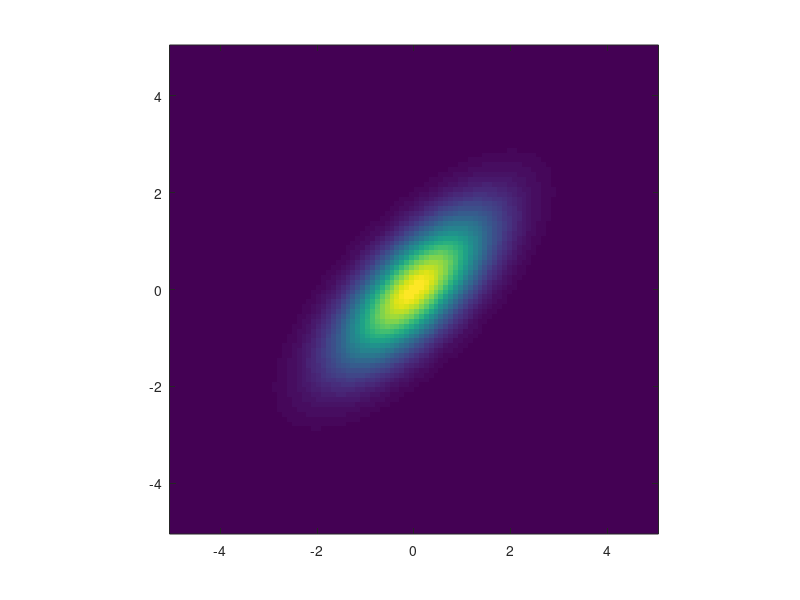
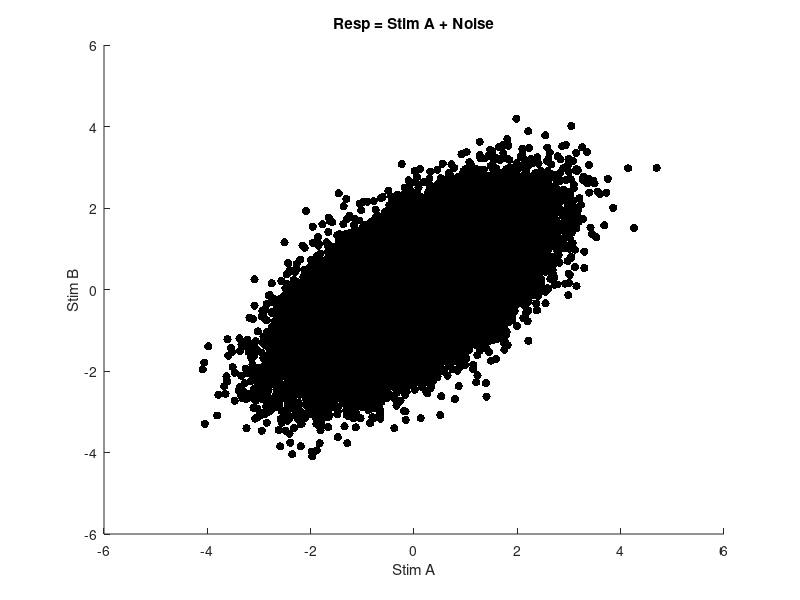
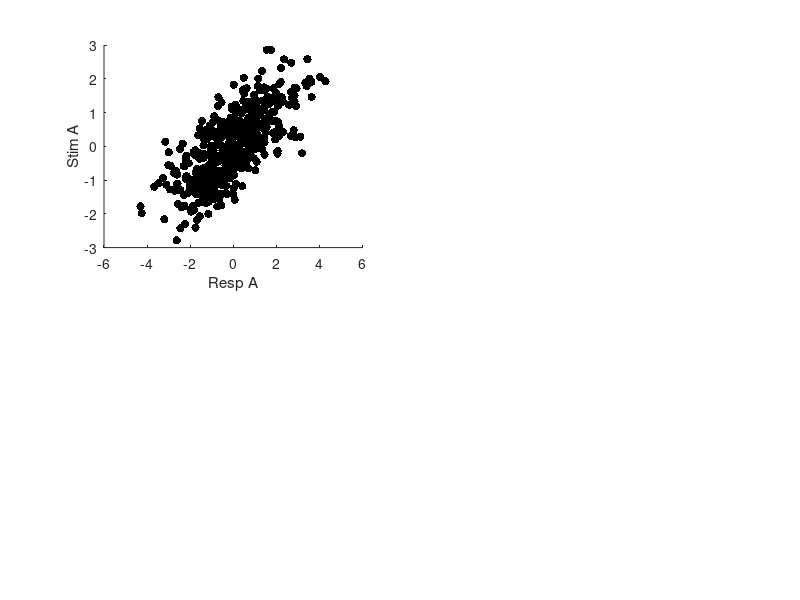

The MATLAB script that drew these images, in order: (Note: this script raises an error after producing the figures.)


%% features
mu = [0 0];
C = 0.7;
sigma = [1 C; C 1];
x = linspace(-5,5,100);
y = linspace(-5,5,100);

[X Y] = meshgrid(x,y);
Z = mvnpdf([X(:) Y(:)],mu,sigma);
Z = reshape(Z,size(X));



%%
figure

imagesc(x,y,Z)
set(gca,'YDir','normal')
axis square



%%
mu = [0 0];
C = 0.6;
sigma = [1 C; C 1];
Npt = 50000;
% generate features
stim = mvnrnd(mu,sigma,Npt);
respA = randn(Npt,1) + stim(:,1);
respB = randn(Npt,1) + (stim(:,1)+stim(:,2))./2;

%%
figure
scatter(stim(:,1),stim(:,2),'k','filled')
xlabel('Stim A')
ylabel('Stim B')
title('Resp = Stim A + Noise')

%%
figure
xl = [-5 5];
Nplt = 500;
idx = randperm(Npt, Nplt);
subplot(2,2,1)
scatter(respA(idx), stim(idx,1), 'k','filled')
xlabel('Resp A')
ylabel('Stim A')
mi = info_gg(stim(:,1),respA, true, false, false);
cmi = cmi_ggg(stim(:,1),respA,stim(:,2), true, false, false);
title(sprintf('MI: %.3f  CMI: %.3f',mi,cmi));
xlim(xl)
ylim(xl)

subplot(2,2,3)
scatter(respA(idx), stim(idx,2), 'k','filled')
xlabel('Resp A')
ylabel('Stim B')
mi = info_gg(stim(:,2),respA, true, false, false);
cmi = cmi_ggg(stim(:,2),respA,stim(:,1), true, false, false);
title(sprintf('MI: %.3f  CMI: %.3f',mi,cmi));
xlim(xl)
ylim(xl)

subplot(2,2,2)
scatter(respB(idx), stim(idx,1), 'k','filled')
xlabel('Resp B')
ylabel('Stim A')
mi = info_gg(stim(:,1),respB, true, false, false);
cmi = cmi_ggg(stim(:,1),respB,stim(:,2), true, false, false);
title(sprintf('MI: %.3f  CMI: %.3f',mi,cmi));
xlim(xl)
ylim(xl)

subplot(2,2,4)
scatter(respB(idx), stim(idx,2), 'k','filled')
xlabel('Resp B')
ylabel('Stim B')
mi = info_gg(stim(:,2),respB, true, false, false);
cmi = cmi_ggg(stim(:,2),respB,stim(:,1), true, false, false);
title(sprintf('MI: %.3f  CMI: %.3f',mi,cmi));
xlim(xl)
ylim(xl)

%%
figure
subplot(1,2,1)
% scatter3(resp, stim(:,1), stim(:,2), 'k', 'filled')
plotmatrix(respB, [stim(:,1), stim(:,2)])
subplot(1,2,2)
plotmatrix(respA, [stim(:,1), stim(:,2)])